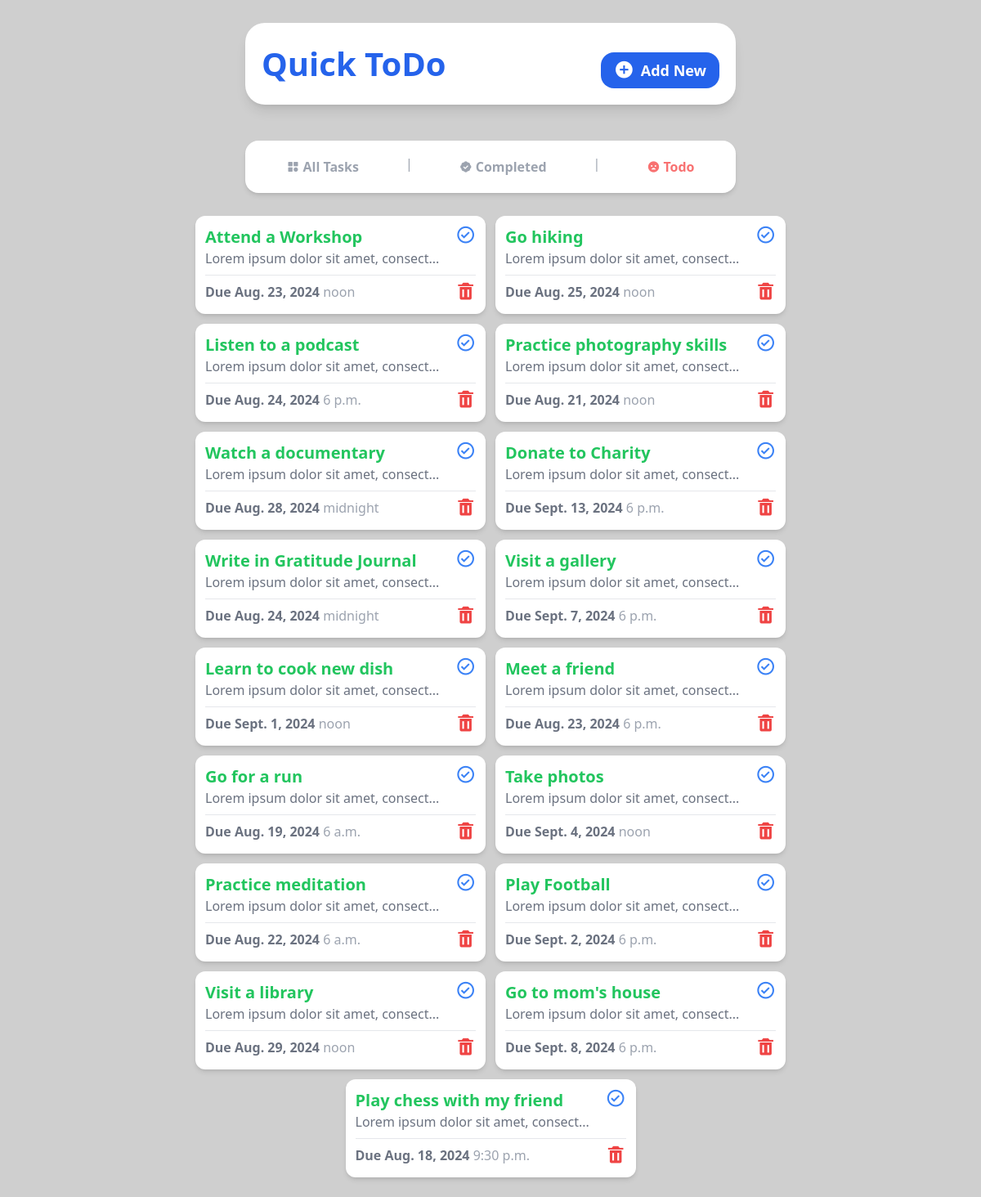
Page /remaining on the committed database.
### tasks/models.py (models this page shows, shortened)
class Task(models.Model):
     title = models.CharField(max_length=35)
     description = models.TextField(null=True, blank=True)
     due_date = models.DateField()
     due_time = models.TimeField()
     completed = models.BooleanField(default=False)

### tasks/views.py (the view)
# urls.py: path('remaining', views.remaining, name='remaining'),
def remaining(request):
    remaining_tasks =  Task.objects.filter(completed=False)
    return render(request, 'remaining.html', {
        'tasks':remaining_tasks,
    })

### tasks/templates/remaining.html
{% include 'base.html' %}
{% include 'remaining_nav.html' %}
{% block content %}
    <section
      class="flex flex-1 flex-wrap justify-center gap-3 bg-[#fff0] w-10/12 md:w-11/12 h-full mb-3 rounded-2xl p-3 overflow-y-auto scrollbar-hide"
    >
      {% for task in tasks %}
      <div
        class="w-[355px] shadow-md flex flex-col bg-white h-[120px] rounded-xl p-3"
      >
        <div class="flex flex-row justify-between">
          <div>
            <a href="{% url 'task_detail' task.id %}">
              <h1 class="text-green-500 font-semibold text-xl">
                {{ task.title }}
              </h1>
            </a>
            <p class="text-gray-500 text-md">
              {{ task.description | slice:":35" }}...
            </p>
          </div>
          <a href="{% url 'toggle_complete' task.id %}">
            <i class="bx bx-check-circle bx-sm text-blue-500"></i>
          </a>
        </div>
        <hr class="border-t border-gray-200 my-2" />
        <div class="flex flex-row justify-between">
          <h2 class="text-gray-500 font-bold">
            Due {{ task.due_date }} <span class="font-medium text-gray-400">{{ task.due_time }}</span>
          </h2>
          <a href="{% url 'delete' task.id %}">
            <i class="bx bxs-trash bx-sm text-red-500"></i>
          </a>
        </div>
      </div>
      {% endfor %}
    </section>
{% endblock content %}

### tasks/static/style.css (style rules this page uses)
html { line-height: 1.5; -webkit-text-size-adjust: 100%; -moz-tab-size: 4; -o-tab-size: 4; tab-size: 4; font-family: ui-sans-serif, system-ui, -apple-system, BlinkMacSystemFont, "Segoe UI", Roboto, "Helvetica Neue", Arial, "Noto Sans", sans-serif, "Apple Color Emoji", "Segoe UI Emoji", "Segoe UI Symbol", "Noto Color Emoji"; font-feature-settings: normal; font-variation-settings: normal; }
body { margin: 0; line-height: inherit; }
hr { height: 0; color: inherit; border-top-width: 1px; }
h1, h2, h3, h4, h5, h6 { font-size: inherit; font-weight: inherit; }
a { color: inherit; text-decoration: inherit; }
blockquote, dl, dd, h1, h2, h3, h4, h5, h6, hr, figure, p, pre { margin: 0; }
.my-2 { margin-top: 0.5rem; margin-bottom: 0.5rem; }
.mb-3 { margin-bottom: 0.75rem; }
.flex { display: flex; }
.h-\[120px\] { height: 120px; }
.h-full { height: 100%; }
.h-screen { height: 100vh; }
.w-10\/12 { width: 83.333333%; }
.w-\[355px\] { width: 355px; }
.flex-1 { flex: 1 1 0%; }
.flex-row { flex-direction: row; }
.flex-col { flex-direction: column; }
.flex-wrap { flex-wrap: wrap; }
.items-center { align-items: center; }
.justify-center { justify-content: center; }
.justify-between { justify-content: space-between; }
.gap-3 { gap: 0.75rem; }
.gap-4 { gap: 1rem; }
.overflow-y-auto { overflow-y: auto; }
.rounded-2xl { border-radius: 1rem; }
.rounded-xl { border-radius: 0.75rem; }
.border-t { border-top-width: 1px; }
.border-gray-200 { --tw-border-opacity: 1; border-color: rgb(229 231 235 / var(--tw-border-opacity)); }
.bg-\[\#cfcfcf\] { --tw-bg-opacity: 1; background-color: rgb(207 207 207 / var(--tw-bg-opacity)); }
.bg-\[\#fff0\] { background-color: #fff0; }
.bg-white { --tw-bg-opacity: 1; background-color: rgb(255 255 255 / var(--tw-bg-opacity)); }
.p-3 { padding: 0.75rem; }
.text-xl { font-size: 1.25rem; line-height: 1.75rem; }
.font-bold { font-weight: 700; }
.font-medium { font-weight: 500; }
.font-semibold { font-weight: 600; }
.text-blue-500 { --tw-text-opacity: 1; color: rgb(59 130 246 / var(--tw-text-opacity)); }
.text-gray-400 { --tw-text-opacity: 1; color: rgb(156 163 175 / var(--tw-text-opacity)); }
.text-gray-500 { --tw-text-opacity: 1; color: rgb(107 114 128 / var(--tw-text-opacity)); }
.text-green-500 { --tw-text-opacity: 1; color: rgb(34 197 94 / var(--tw-text-opacity)); }
.text-red-500 { --tw-text-opacity: 1; color: rgb(239 68 68 / var(--tw-text-opacity)); }
.shadow-md { --tw-shadow: 0 4px 6px -1px rgb(0 0 0 / 0.1), 0 2px 4px -2px rgb(0 0 0 / 0.1); --tw-shadow-colored: 0 4px 6px -1px var(--tw-shadow-color), 0 2px 4px -2px var(--tw-shadow-color); box-shadow: var(--tw-ring-offset-shadow, 0 0 #0000), var(--tw-ring-shadow, 0 0 #0000), var(--tw-shadow); }
@media (min-width: 768px) { .md\:w-11\/12 { width: 91.666667%; } }

### rows in the picture
Task: title "Attend a Workshop", description "Lorem ipsum dolor sit amet, consect", due_date "Aug. 23, 2024", due_time "noon"
Task: title "Go hiking", description "Lorem ipsum dolor sit amet, consect", due_date "Aug. 25, 2024", due_time "noon"
Task: title "Listen to a podcast", description "Lorem ipsum dolor sit amet, consect", due_date "Aug. 24, 2024", due_time "6 p.m."
Task: title "Practice photography skills", description "Lorem ipsum dolor sit amet, consect", due_date "Aug. 21, 2024", due_time "noon"
Task: title "Watch a documentary", description "Lorem ipsum dolor sit amet, consect", due_date "Aug. 28, 2024", due_time "midnight"
Task: title "Donate to Charity", description "Lorem ipsum dolor sit amet, consect", due_date "Sept. 13, 2024", due_time "6 p.m."
Task: title "Write in Gratitude Journal", description "Lorem ipsum dolor sit amet, consect", due_date "Aug. 24, 2024", due_time "midnight"
Task: title "Visit a gallery", description "Lorem ipsum dolor sit amet, consect", due_date "Sept. 7, 2024", due_time "6 p.m."
Task: title "Learn to cook new dish", description "Lorem ipsum dolor sit amet, consect", due_date "Sept. 1, 2024", due_time "noon"
Task: title "Meet a friend", description "Lorem ipsum dolor sit amet, consect", due_date "Aug. 23, 2024", due_time "6 p.m."
Task: title "Go for a run", description "Lorem ipsum dolor sit amet, consect", due_date "Aug. 19, 2024", due_time "6 a.m."
Task: title "Take photos", description "Lorem ipsum dolor sit amet, consect", due_date "Sept. 4, 2024", due_time "noon"
Task: title "Practice meditation", description "Lorem ipsum dolor sit amet, consect", due_date "Aug. 22, 2024", due_time "6 a.m."
Task: title "Play Football", description "Lorem ipsum dolor sit amet, consect", due_date "Sept. 2, 2024", due_time "6 p.m."
Task: title "Visit a library", description "Lorem ipsum dolor sit amet, consect", due_date "Aug. 29, 2024", due_time "noon"
Task: title "Go to mom's house", description "Lorem ipsum dolor sit amet, consect", due_date "Sept. 8, 2024", due_time "6 p.m."
Task: title "Play chess with my friend", description "Lorem ipsum dolor sit amet, consect", due_date "Aug. 18, 2024", due_time "9:30 p.m."
